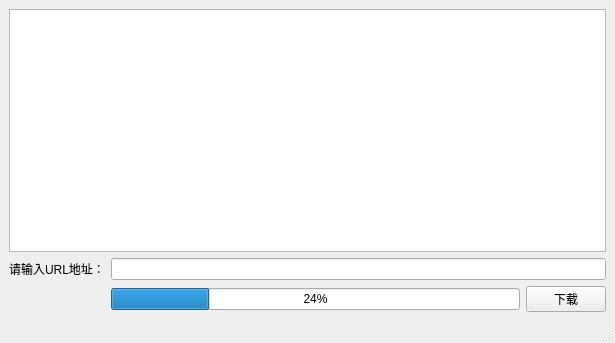
<?xml version="1.0" encoding="UTF-8"?>
<ui version="4.0">
 <class>HttpMainWindow</class>
 <widget class="QMainWindow" name="HttpMainWindow">
  <property name="geometry">
   <rect>
    <x>0</x>
    <y>0</y>
    <width>615</width>
    <height>343</height>
   </rect>
  </property>
  <property name="windowTitle">
   <string>MainWindow</string>
  </property>
  <widget class="QWidget" name="centralwidget">
   <layout class="QGridLayout" name="gridLayout">
    <item row="0" column="0" colspan="3">
     <widget class="QTextBrowser" name="textBrowser"/>
    </item>
    <item row="1" column="0">
     <widget class="QLabel" name="label">
      <property name="text">
       <string>请输入URL地址：</string>
      </property>
     </widget>
    </item>
    <item row="1" column="1" colspan="2">
     <widget class="QLineEdit" name="lineEdit"/>
    </item>
    <item row="2" column="1">
     <widget class="QProgressBar" name="progressBar">
      <property name="value">
       <number>24</number>
      </property>
     </widget>
    </item>
    <item row="2" column="2">
     <widget class="QPushButton" name="pushButton">
      <property name="text">
       <string>下载</string>
      </property>
     </widget>
    </item>
   </layout>
  </widget>
  <widget class="QMenuBar" name="menubar">
   <property name="geometry">
    <rect>
     <x>0</x>
     <y>0</y>
     <width>615</width>
     <height>26</height>
    </rect>
   </property>
  </widget>
  <widget class="QStatusBar" name="statusbar"/>
 </widget>
 <resources/>
 <connections/>
</ui>
